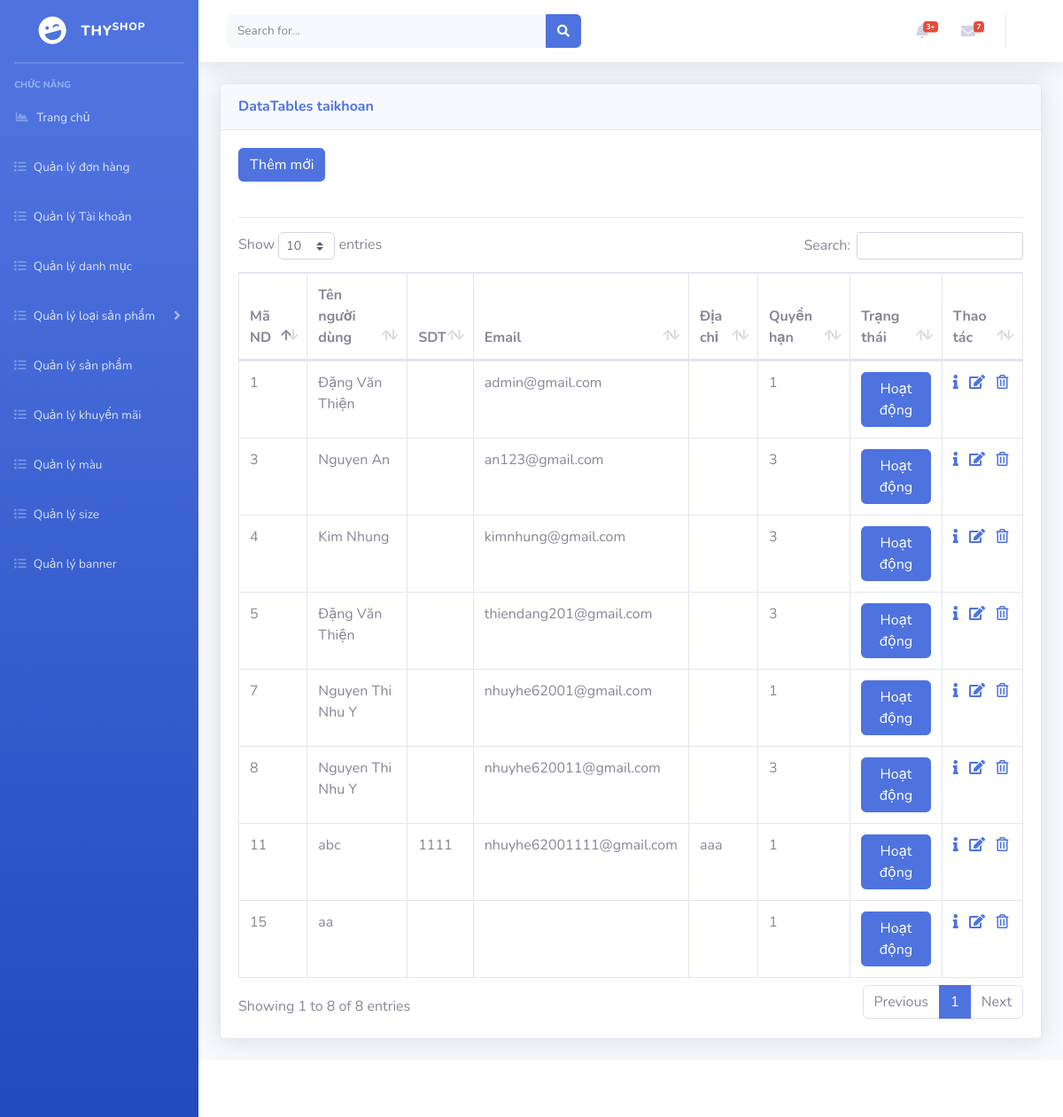
The app's page /admin/index.php?mod=taikhoan, older data.
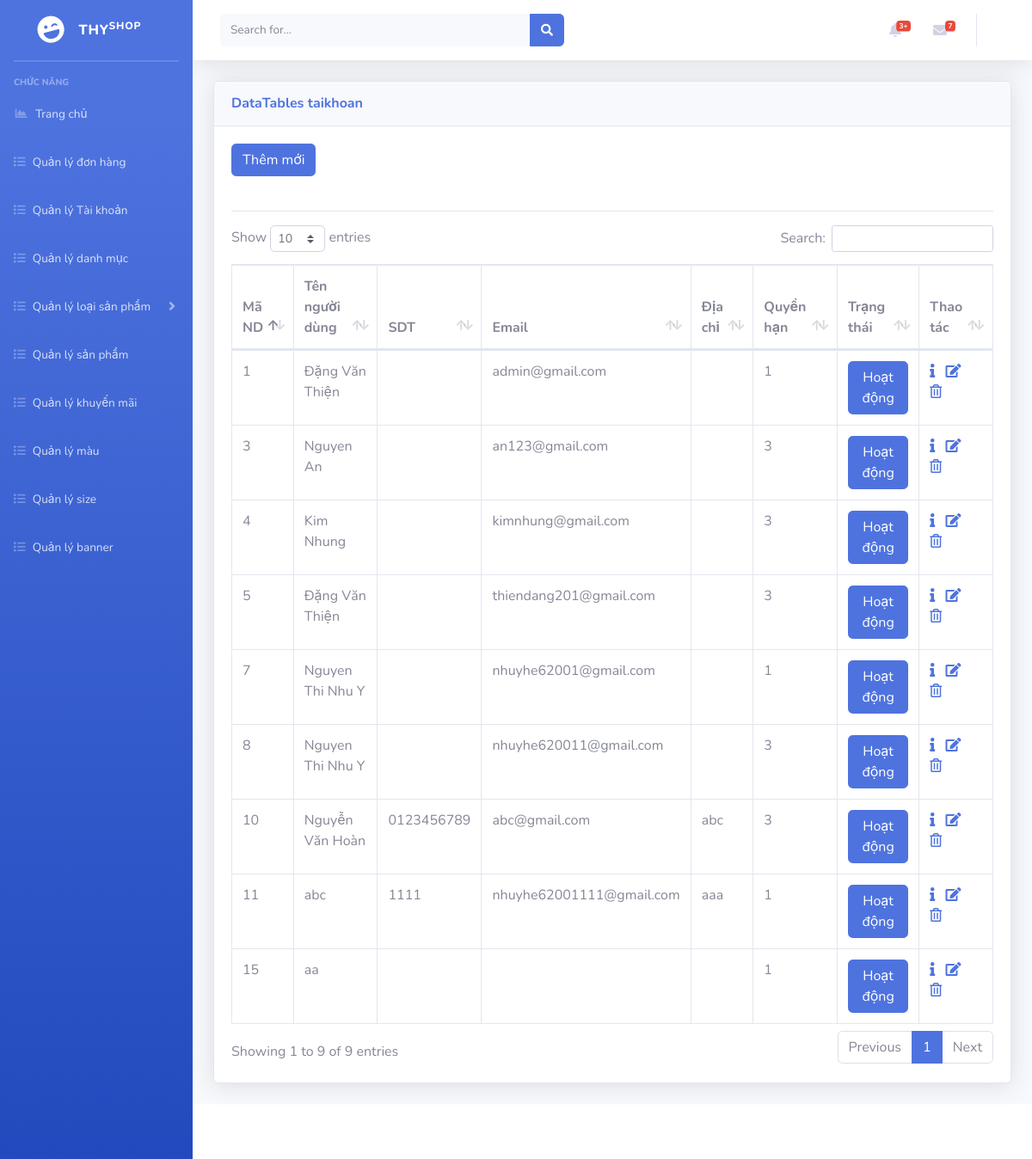
The same page, newer data.
### tables this page shows
CREATE TABLE `nguoidung` (
  `idND` int(11) NOT NULL,
  `tenND` varchar(255) NOT NULL,
  `SDT` varchar(11) DEFAULT NULL,
  `email` varchar(255) NOT NULL,
  `diaChi` varchar(255) DEFAULT NULL,
  `matKhau` varchar(255) NOT NULL,
  `trangThai` int(11) NOT NULL,
  `idQuyen` int(11) NOT NULL,
  `maPX` int(11) DEFAULT NULL
);

### admin/models/connection.php (called while the page is built, shortened)
<?php
    class Connection{
        function __construct()
        {
            $server_name ="localhost";
            $username ="root";
            $password ="";
            $db_name ="shopthy";
            $this->conn = new mysqli($server_name,$username,$password,$db_name);
        }
    }
?>

### admin/models/model.php (called while the page is built, shortened)
<?php
 require_once('./models/connection.php');
class Model
{
    function __construct()
    {
        $conn_obj = new Connection();
        $this->conn = $conn_obj->conn;
    }
}
?>

### admin/controller/taiKhoanController.php (called while the page is built, shortened)
<?php
require_once('./models/taiKhoanModel.php');
class taiKhoanController
{
    var $tk_model;
    public function __construct()
    {
        $this->tk_model = new taiKhoanModel();
    }
    public function getAllTaiKhoan()
    {
        return $this->tk_model->getAllTaiKhoan();
    }
}

### admin/models/taiKhoanModel.php (called while the page is built, shortened)
<?php
require_once('./models/model.php');
class taiKhoanModel extends Model
{
    public function getAllTaiKhoan()
    {
        $sql = "select * from nguoidung where trangThai = 0 or trangThai = 1";
        $rs = $this->conn->query($sql);
        $data = array();
        if ($rs->num_rows > 0) {
            while ($row = $rs->fetch_assoc()) {
                $data[] = $row;
            }
        }
        return $data;
    }
}

### admin/views/taikhoan/taiKhoanView.php (the view, shortened to what the changed rows need)
<?php
require_once('controller/taiKhoanController.php');
$tk_controller = new taiKhoanController();
$data = $tk_controller->getAllTaiKhoan();
?>
<script type="text/javascript">
    function fetch_select() {
        $('.btn-active').off('click').on('click', function(e) {
            e.preventDefault();
            var btn = $(this);
            var id = btn.data('id');
            $.ajax({
                url: "views/taikhoan/isActive.php",
                data: {
                    id: id
                },
                type: "POST",
                success: function(response) {
                    console.log(response);
                    if (response.status == true) {
                        btn.text('Hoạt động');
                    } else {
                        btn.text('Khoá');
                    }
                }
            });
        });
    }
</script>
<a href="?mod=taikhoan&act=add" type="button" class="btn btn-primary">Thêm mới</a>
<br>
<br>
<hr>
<?php
if ($data == null) { ?>
    <p>Không có tài khoản nào</p>
<?php
} else {
?>
    <table class="table table-bordered" id="dataTable" width="100%" cellspacing="0">
        <thead>
            <tr>
                <th scope="col">Mã ND</th>
                <th scope="col">Tên người dùng</th>
                <th scope="col">SDT</th>
                <th scope="col">Email</th>
                <th scope="col">Địa chỉ</th>
                <th scope="col">Quyền hạn</th>
                <th scope="col">Trạng thái</th>
                <th scope="col">Thao tác</th>
            </tr>
        </thead>
        <tbody>
            <?php foreach ($data as $row) { ?>
                <tr>
                    <td><?= $row['idND'] ?></td>
                    <td><?= $row['tenND'] ?></td>
                    <td><?= $row['SDT'] ?></td>
                    <td><?= $row['email'] ?></td>
                    <td><?= $row['diaChi'] ?></td>
                    <td><?= $row['idQuyen'] ?></td>
                    <td><a href="?mod=taikhoan&act=isActive&id=<?= $row['idND'] ?>" type="button" class="btn btn-primary"><?= $row['trangThai'] == 1 ? "Hoạt động" : "Khóa" ?></a>
                    </td>
                    <td>
                        <a href="?mod=taikhoan&act=detail&id=<?= $row['idND'] ?>"><i class="fas fa-info"></i></a> &nbsp;
                        <a href="?mod=taikhoan&act=edit&id=<?= $row['idND'] ?>"><i class="fas fa-edit"></i></a> &nbsp;
                        <a href="?mod=taikhoan&act=delete&id=<?= $row['idND'] ?>" onclick="return confirm('Bạn có thật sự muốn xóa ?');">
                            <i class="far fa-trash-alt"></i>
                        </a>
                    </td>
                </tr>
            <?php } ?>
    </table>
<?php
}
?>

### admin/index.php (shortened to what the changed rows need)
<!DOCTYPE html>
<html lang="en">
<head>
    <link href="./assets/vendor/fontawesome-free/css/all.min.css" rel="stylesheet" type="text/css">
    <link href="./assets/css/sb-admin-2.min.css" rel="stylesheet">
    <link href="./assets/vendor/datatables/dataTables.bootstrap4.min.css" rel="stylesheet">
    <link href="../admin/assets/css/mayin.css" rel="stylesheet">
</head>
<body id="page-top">
    <div id="wrapper">
        <div id="content-wrapper" class="d-flex flex-column">
            <div id="content">
                <div class="container-fluid">
                    <div class="card shadow mb-4">
                            <?php
                            $mod = isset($_GET['mod']) ? $_GET['mod'] : "";
                            ?>
                        <div class="card-body">
                            <div class="table-responsive">
                                <?php
                                $act = isset($_GET['act']) ? $_GET['act'] : "";
                                switch ($mod) {
                                    case "taikhoan":
                                        require_once('./controller/taiKhoanController.php');
                                        switch ($act) {
                                            default:
                                                require_once('./views/taikhoan/taiKhoanView.php');
                                        }
                                        break;
                                }
                                ?>
                            </div>
                        </div>
                    </div>
                </div>
            </div>
        </div>
    </div>
</body>
</html>

Row changes from the older to the newer data that the page shows:
added nguoidung: idND "10", tenND "Nguyễn Văn Hoàn", SDT "0123456789", email "abc@gmail.com", diaChi "abc", idQuyen "3", trangThai "Hoạt động"
Text that changed along with them:
text written by a page script: "Show entries Search: Showing 1 to 8 of 8 entries Previous 1 Next" → "Show entries Search: Showing 1 to 9 of 9 entries Previous 1 Next"
